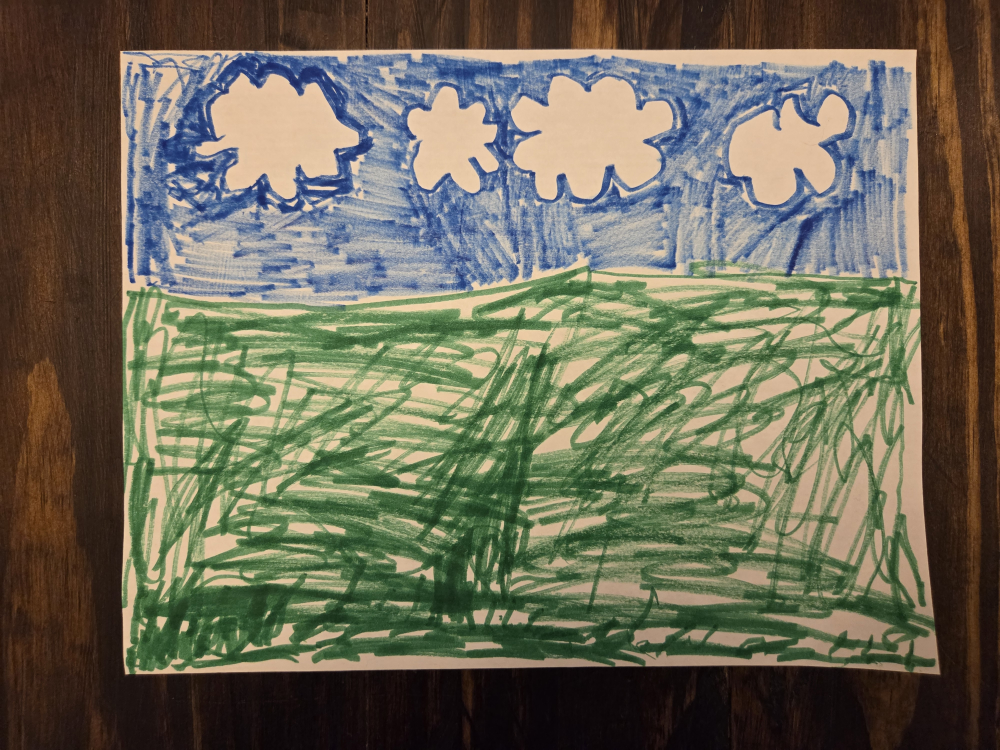
#> input picture assets/custom/img/bg.jpg, 4000 x 3000 px (shown at 1/4 size)
$ python build_bg.py
#> lines starting #> are read from the running program, lines starting #| are printed output that depends on the picture; after the words box and inside, x2 and y2 are one past the last pixel; in counts of white or black regions, pixels touching at a corner belong together
#!/usr/bin/env python3
"""
Build a game-ready background from the hand-drawn sheet photo.

  assets/custom/img/bg.jpg  ->  rectified, white-balanced art at native aspect
                                plus a top-aligned 16:9 backdrop for the 1280x720 canvas

The source is a Galaxy S25+ photo of a crayon drawing on white paper, shot on a
wooden table. What makes it awkward as a game asset, in order of how much it hurts:

  1. wooden table + photo framing around the sheet   -> perspective-warp to the sheet
  2. warm indoor light (paper photographs cream)     -> per-channel white balance
  3. 4000x3000, 3.7 MB                               -> downscale + JPEG
  4. art aspect 1.28 vs the 1.78 game canvas         -> top-aligned 16:9 crop

Nothing is redrawn, retouched, sharpened, denoised or saturation-bumped. The one
per-pixel operation is a single global per-channel gain, estimated from the
unpainted paper itself, so paper lands on PAPER_LEVEL grey-white and every crayon
colour keeps its original hue relationship. Crayon strokes, paper grain and the
clouds (which *are* unpainted paper) survive untouched in shape and detail.

Two things this deliberately does NOT do:

  * No spatial/vignette correction. Fitting a per-pixel illumination field kept
    over-boosting the paper in stroke-dense areas — the local paper estimate is
    dragged down by surrounding crayon — which clipped red and turned the gaps
    pink. Measuring the sheet showed the falloff across it is only a few levels,
    so a global gain gets the same result without the damage.
  * No alpha cut-out. The clouds are unpainted paper, so knocking white out to
    transparent would delete the clouds and speckle the whole image.

Usage:  python3 tools/build_bg.py [--preview OUTDIR]
Needs:  opencv-python-headless, numpy, pillow
        uv pip install opencv-python-headless numpy pillow
"""
import argparse
import os
import sys

import cv2
import numpy as np

ROOT = os.path.dirname(os.path.dirname(os.path.abspath(__file__)))
SRC = os.path.join(ROOT, "assets/custom/img/bg.jpg")
OUT = os.path.join(ROOT, "assets/custom/img")

PAPER_LEVEL = 228.0   # what unpainted paper is mapped to (0-255)
EDGE_TRIM = 8         # px of the sheet's own soft edge to shave off, at full res
CROP_TOP_ALIGNED = True  # 16:9 crop keeps the sky/clouds, trims the bottom of the grass


# --------------------------------------------------------------- geometry
def find_sheet(img, min_area=0.45):
    """Return the four corners of the paper (TL, TR, BR, BL) in full-res pixels.

    The connected-component pass looks for the biggest run of bright paper. On a
    drawing this dark that can latch onto one white gap *between* crayon strokes,
    which rectifies into a zoomed patch of the middle of the picture. When the
    quad it returns covers less than `min_area` of the frame, fall back to the
    paper's four edges, fitted as lines (see _find_sheet_by_edges). A plain
    bounding box is the last resort: it cannot follow a sheet the phone shot at a
    slight angle, so it keeps a sliver of table on one side and shaves paper off
    the other.
    """
    quad = _find_sheet_component(img)
    area = abs((quad[1, 0] - quad[0, 0]) * (quad[3, 1] - quad[0, 1])) / (img.shape[0] * img.shape[1])
    if area >= min_area:
        return quad
    edges = _find_sheet_by_edges(img)
    if edges is not None:
        print("  sheet detection: component covered only %.0f%% of the frame -> "
              "fitting the paper's four edges instead" % (100 * area))
        return edges
    print("  sheet detection: component covered only %.0f%% of the frame -> "
          "using the paper bounding box instead" % (100 * area))
    return _find_sheet_bbox(img)


# [100 lines left out: functions _paper_mask, _robust_line, _find_sheet_by_edges, _find_sheet_bbox, not called in this run]


def _find_sheet_component(img):
    H, W = img.shape[:2]
    s = 2000.0 / W
    small = cv2.resize(img, (2000, int(round(H * s))), interpolation=cv2.INTER_AREA)
    g = cv2.cvtColor(small, cv2.COLOR_BGR2GRAY)
    bright = cv2.morphologyEx((g > 130).astype(np.uint8) * 255, cv2.MORPH_CLOSE,
                              np.ones((11, 11), np.uint8))
    _, lab, stats, _ = cv2.connectedComponentsWithStats(bright, 8)
    i = 1 + int(np.argmax(stats[1:, cv2.CC_STAT_AREA]))
    mask = cv2.morphologyEx((lab == i).astype(np.uint8) * 255, cv2.MORPH_CLOSE,
                            np.ones((9, 9), np.uint8))
    c = max(cv2.findContours(mask, cv2.RETR_EXTERNAL, cv2.CHAIN_APPROX_SIMPLE)[0],
            key=cv2.contourArea)
    hull = cv2.convexHull(c)
    pts = cv2.approxPolyDP(hull, 0.02 * cv2.arcLength(hull, True), True).reshape(-1, 2).astype(np.float32)
    s1, d1 = pts[:, 0] + pts[:, 1], pts[:, 0] - pts[:, 1]
    quad = np.array([pts[np.argmin(s1)], pts[np.argmax(d1)],
                     pts[np.argmax(s1)], pts[np.argmin(d1)]], np.float32)
    return quad / s


def rectify(img, quad, inset=EDGE_TRIM):
    """Perspective-warp the sheet flat, shaving `inset` px of soft paper edge."""
    wA = np.linalg.norm(quad[1] - quad[0]); wB = np.linalg.norm(quad[2] - quad[3])
    hA = np.linalg.norm(quad[3] - quad[0]); hB = np.linalg.norm(quad[2] - quad[1])
    ow, oh = int(round(max(wA, wB))), int(round(max(hA, hB)))
    dst = np.array([[0, 0], [ow - 1, 0], [ow - 1, oh - 1], [0, oh - 1]], np.float32)
    out = cv2.warpPerspective(img, cv2.getPerspectiveTransform(quad, dst), (ow, oh),
                              flags=cv2.INTER_CUBIC)
    return out[inset:oh - inset, inset:ow - inset]


def trim_paper_rim(img, thr=0.50, cap=0.015):
    """Shave the white paper rim the crayon never reached, per edge.

    The sheet's own edge shows as rows/columns that are mostly bare paper. Left in,
    they read as "photo of a sheet" rather than a painted backdrop. Only the edges
    are touched, and only as far as the rim actually runs (capped, so a pale patch
    of sky can never trigger a deep cut).
    """
    lab = cv2.cvtColor(img, cv2.COLOR_BGR2LAB)
    L = lab[:, :, 0].astype(np.float32)
    ch = np.hypot(lab[:, :, 1].astype(np.float32) - 128, lab[:, :, 2].astype(np.float32) - 128)
    paper = ((L > 200) & (ch < 25)).astype(np.float32)
    rows, cols = paper.mean(axis=1), paper.mean(axis=0)

    def run(p):
        n, lim = len(p), int(len(p) * cap)
        i = 0
        while i < lim and p[i] > thr:
            i += 1
        j = n - 1
        while j > n - 1 - lim and p[j] > thr:
            j -= 1
        return i, n - 1 - j

    top, bottom = run(rows)
    left, right = run(cols)
    if top + bottom >= img.shape[0] - 32 or left + right >= img.shape[1] - 32:
        return img, (0, 0, 0, 0)          # refuse a nonsense cut
    return img[top:img.shape[0] - bottom, left:img.shape[1] - right], (top, bottom, left, right)


# --------------------------------------------------------------- colour
def paper_pixels(img):
    """Unpainted paper: bright and fairly neutral. ~18% of this sheet."""
    lab = cv2.cvtColor(img, cv2.COLOR_BGR2LAB)
    L = lab[:, :, 0]
    a = lab[:, :, 1].astype(np.float32) - 128
    b = lab[:, :, 2].astype(np.float32) - 128
    chroma = np.sqrt(a * a + b * b)
    m = ((L > np.percentile(L, 80)) & (chroma < 30)).astype(np.uint8)
    return cv2.morphologyEx(m, cv2.MORPH_OPEN, np.ones((5, 5), np.uint8))


def white_balance(img, mask, target=PAPER_LEVEL):
    """One global gain per channel so the paper median becomes neutral `target`."""
    med = np.array([np.median(img[:, :, c][mask > 0]) for c in range(3)], np.float64)
    gains = target / np.maximum(med, 1)
    return np.clip(img.astype(np.float32) * gains, 0, 255), med, gains


# --------------------------------------------------------------- output
def save_jpeg(path, img, quality):
    ok = cv2.imwrite(path, img.astype(np.uint8),
                     [cv2.IMWRITE_JPEG_QUALITY, quality, cv2.IMWRITE_JPEG_OPTIMIZE, 1])
    if not ok:
        sys.exit("failed to write " + path)
    print("  %-38s %5dx%-5d %6.0f KB" % (os.path.basename(path), img.shape[1],
                                         img.shape[0], os.path.getsize(path) / 1024))


def main():
    ap = argparse.ArgumentParser()
    ap.add_argument("--preview", metavar="OUTDIR", help="write diagnostic images here")
    # Default behaviour builds the meadow from assets/custom/img/bg.jpg. Point
    # --src/--out16 at another sheet to get just its 16:9 backdrop.
    ap.add_argument("--src", default=SRC, help="photo of the drawing (default: the meadow)")
    ap.add_argument("--out16", metavar="PATH", help="write only this 16:9 file")
    ap.add_argument("--rotate", type=int, default=0, choices=[0, 90, 180, 270],
                    help="rotate the photo clockwise before anything else (default 0). "
                         "Needed when the phone stored the sensor frame and set only an "
                         "EXIF orientation tag: the sheet then rectifies sideways.")
    ap.add_argument("--bias", type=float, default=0.0,
                    help="fraction of the 16:9 crop's lost height taken from the TOP "
                         "(0 = keep the sky, 1 = keep the ground)")
    args = ap.parse_args()
    src = args.src

    from PIL import Image
    # PIL on purpose: cv2.imread() honours this file's EXIF orientation tag (6) and
    # would rotate it a quarter turn. The stored pixels are already upright.
    img = cv2.cvtColor(np.asarray(Image.open(src).convert("RGB")), cv2.COLOR_RGB2BGR)
    if args.rotate:
        img = cv2.rotate(img, {90: cv2.ROTATE_90_CLOCKWISE,
                               180: cv2.ROTATE_180,
                               270: cv2.ROTATE_90_COUNTERCLOCKWISE}[args.rotate])
        print("rotated %d deg clockwise" % args.rotate)
    print("source %dx%d" % (img.shape[1], img.shape[0]))
#| source 4000x3000

    quad = find_sheet(img)
#> in _find_sheet_component, `bright = cv2.morphologyEx((g > 130).astype(np.uint8) * 255, cv2.MORPH_..`:
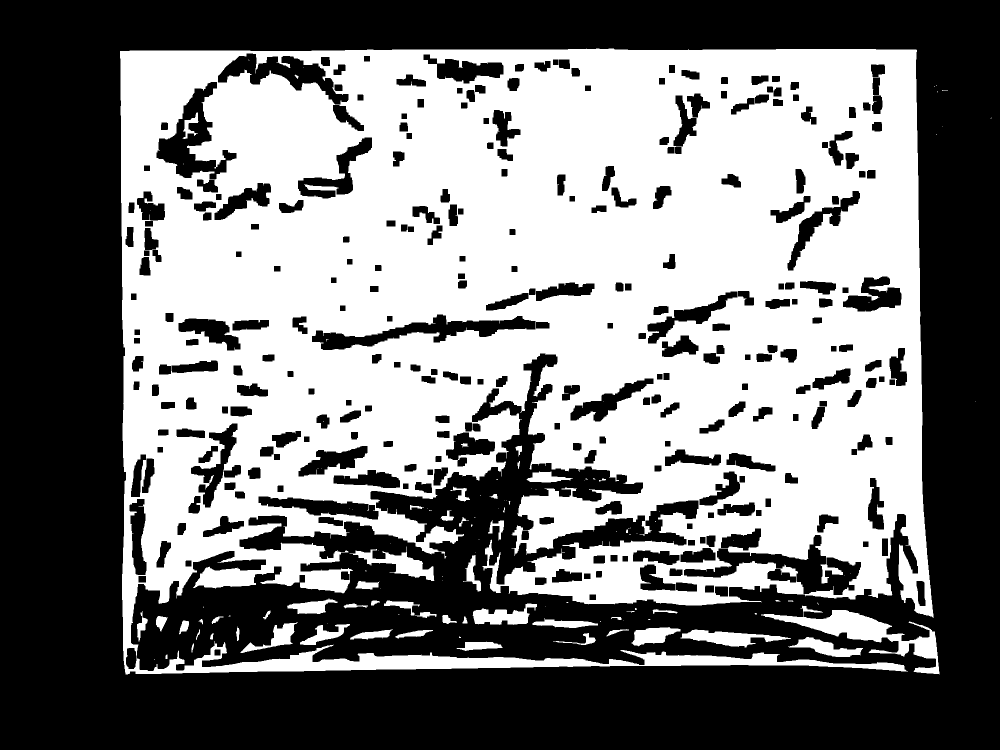
#> bright: shape (1500, 2000) (shown at 1/2 size); 48.8% white; 125 white regions (70 under 20 px), largest, box (x1, y1, x2, y2) and area: (240, 97, 1867, 1349) 1418845, (1522, 1211, 1879, 1349) 11677, (699, 1093, 869, 1162) 3676
#> in _find_sheet_component, `_, lab, stats, _ = cv2.connectedComponentsWithStats(bright, 8)`:
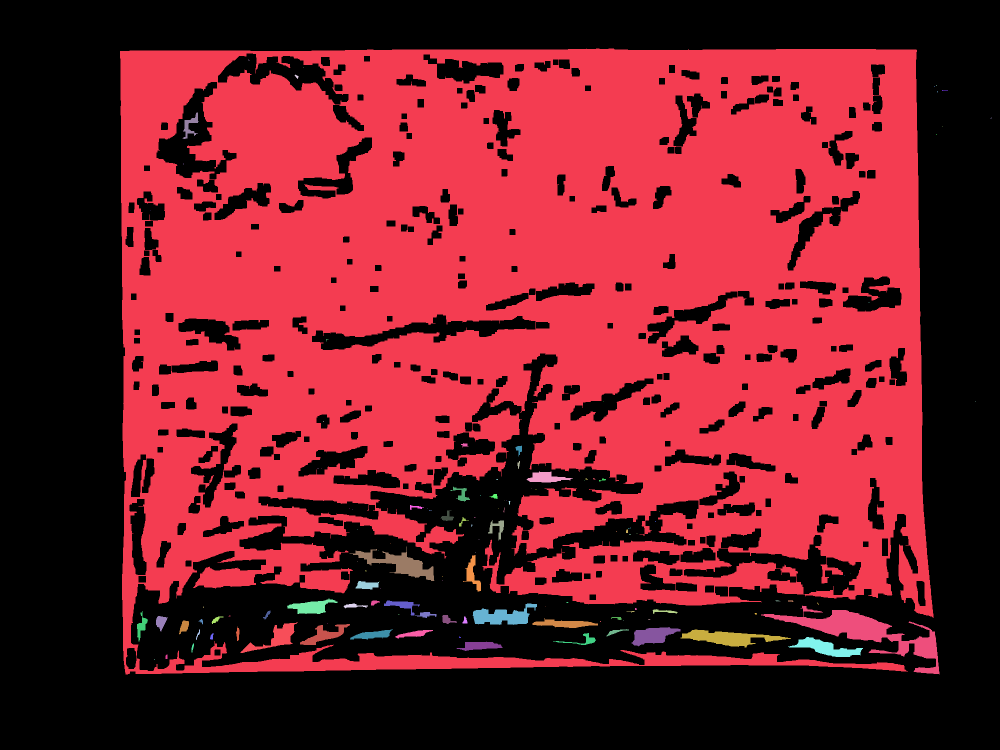
#> lab: shape (1500, 2000) int32 (shown at 1/2 size); 126 distinct labels, from 0 to 125; one colour per label, 0 black
#> in _find_sheet_component, `_, lab, stats, _ = cv2.connectedComponentsWithStats(bright, 8)`: stats = 126 rows, first 6: [0, 0, 2000, 1500, 1535635], [240, 97, 1627, 1252, 1418845], [497, 119, 2, 2, 3], [606, 135, 1, 1, 1], [589, 149, 8, 9, 33], [1872, 170, 2, 1, 2]
#> in _find_sheet_component, `i = 1 + int(np.argmax(stats[1:, cv2.CC_STAT_AREA]))`: i = 1
#> in _find_sheet_component, `c = max(cv2.findContours(mask, cv2.RETR_EXTERNAL, cv2.CHAIN_APPROX_SIM..`: c = contour of 3447 points, box (x1, y1, x2, y2) (240, 97, 1867, 1349), area 1646435
#> in _find_sheet_component, `hull = cv2.convexHull(c)`: hull = contour of 18 points, box (x1, y1, x2, y2) (240, 97, 1867, 1349), area 2002375
#> in _find_sheet_component, `pts = cv2.approxPolyDP(hull, 0.02 * cv2.arcLength(hull, True), True).r..`: pts = [[1833, 100], [1815, 1342], [251, 1348], [240, 102]]
#> in _find_sheet_component, `s1, d1 = pts[:, 0] + pts[:, 1], pts[:, 0] - pts[:, 1]`: s1 = [1933, 3157, 1599, 342]; d1 = [1733, 473, -1097, 138]
#> in _find_sheet_component, `quad = np.array([pts[np.argmin(s1)], pts[np.argmax(d1)], pts[np.argmax..`: quad = [[240, 102], [1833, 100], [1815, 1342], [251, 1348]]
#> in find_sheet, `quad = _find_sheet_component(img)`: quad = [[480, 204], [3666, 200], [3630, 2684], [502, 2696]]
#> in find_sheet, `area = abs((quad[1, 0] - quad[0, 0]) * (quad[3, 1] - quad[0, 1])) / (i..`: area = 0.662
    print("sheet corners %s" % np.round(quad, 0).astype(int).tolist())
#| sheet corners [[480, 204], [3666, 200], [3630, 2684], [502, 2696]]
    art = rectify(img, quad)
#> in rectify, `wA = np.linalg.norm(quad[1] - quad[0])`: wA = 3186
#> in rectify, `wB = np.linalg.norm(quad[2] - quad[3])`: wB = 3128
#> in rectify, `hA = np.linalg.norm(quad[3] - quad[0])`: hA = 2492.1
#> in rectify, `hB = np.linalg.norm(quad[2] - quad[1])`: hB = 2484.3
#> in rectify, `ow, oh = int(round(max(wA, wB))), int(round(max(hA, hB)))`: ow = 3186; oh = 2492
#> in rectify, `dst = np.array([[0, 0], [ow - 1, 0], [ow - 1, oh - 1], [0, oh - 1]], n..`: dst = [[0, 0], [3185, 0], [3185, 2491], [0, 2491]]
    print("rectified %dx%d (aspect %.3f), %d px of soft edge trimmed"
          % (art.shape[1], art.shape[0], art.shape[1] / art.shape[0], EDGE_TRIM))
#| rectified 3170x2476 (aspect 1.280), 8 px of soft edge trimmed

    mask = paper_pixels(art)
    clean_f, med, gains = white_balance(art, mask)
#> in white_balance, `med = np.array([np.median(img[:, :, c][mask > 0]) for c in range(3)], ..`: med = [164, 197, 226]
#> in white_balance, `gains = target / np.maximum(med, 1)`: gains = [1.39, 1.16, 1.01]
#> med = [164, 197, 226]; gains = [1.39, 1.16, 1.01]
    clean = clean_f.astype(np.uint8)
    print("paper pixels %.1f%%  median BGR %s -> %s"
          % (100 * mask.mean(), med.astype(int).tolist(),
             np.median(clean[mask > 0], axis=0).astype(int).tolist()))
#| paper pixels 17.6%  median BGR [164, 197, 226] -> [227, 227, 228]
    print("white balance gains BGR %s" % np.round(gains, 3).tolist())
#| white balance gains BGR [1.39, 1.157, 1.009]

    clean, rim = trim_paper_rim(clean)
#> in trim_paper_rim, `rows, cols = paper.mean(axis=1), paper.mean(axis=0)`: rows = 2476 values, max 0.945 at index 0, min 0.00789 at index 2221, mean 0.281; cols = 3170 values, max 0.692 at index 8, min 0.0864 at index 3133, mean 0.281
#> in run, `n, lim = len(p), int(len(p) * cap)`: n = 2476; lim = 37
#> the loop in run, `while i < lim and p[i] > thr:` made 32 passes
#> after the loop in run, `while i < lim and p[i] > thr:`: i = 32
#> in run, `j = n - 1`: j = 2475
#> in trim_paper_rim, `top, bottom = run(rows)`: top = 32; bottom = 0
#> the loop in run (call 2), `while i < lim and p[i] > thr:` made 15 passes
#> the loop in run (call 2), `while j > n - 1 - lim and p[j] > thr:` made 17 passes
#> j on passes 1 to 8: 3168, 3167, 3166, 3165, 3164, 3163, 3162, 3161
#> in trim_paper_rim, `left, right = run(cols)`: left = 15; right = 17
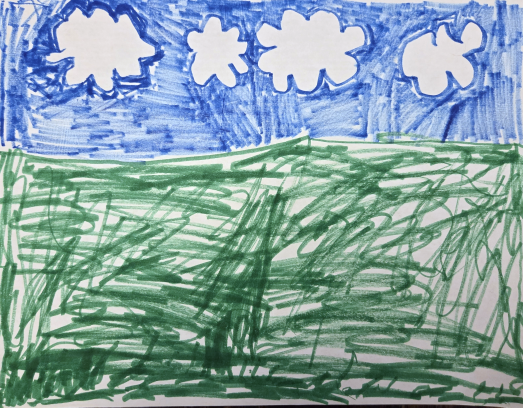
#> clean: shape (2444, 3138, 3) (shown at 1/6 size); mean B, G, R 164.2, 161.7, 132.7
#> rim = (32, 0, 15, 17)
    print("paper rim trimmed T%d B%d L%d R%d -> %dx%d (aspect %.3f)"
          % (*rim, clean.shape[1], clean.shape[0], clean.shape[1] / clean.shape[0]))
#| paper rim trimmed T32 B0 L15 R17 -> 3138x2444 (aspect 1.284)


    lab = cv2.cvtColor(art, cv2.COLOR_BGR2LAB)
    chroma = np.hypot(lab[:, :, 1].astype(np.float32) - 128, lab[:, :, 2].astype(np.float32) - 128)
    clip = clean_f.max(axis=2) >= 254.9
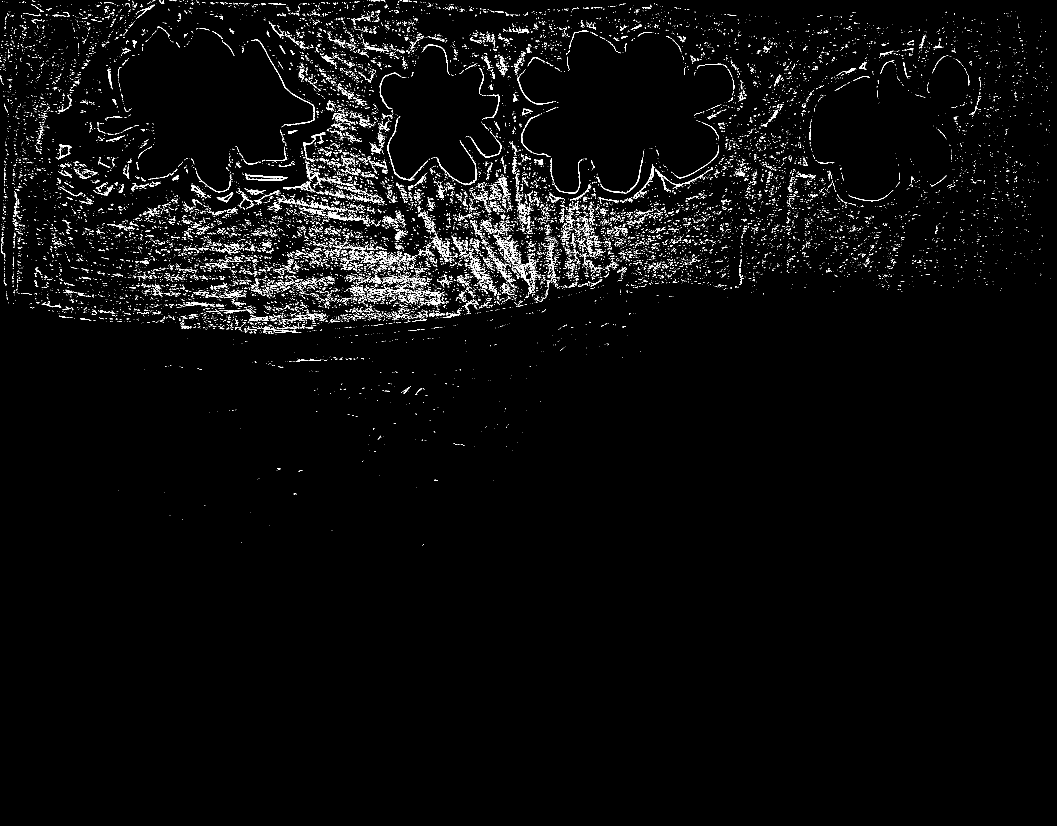
#> clip: shape (2476, 3170) bool (shown at 1/3 size); 2.3% white in thin lines or dots, all inside (x1, y1, x2, y2) = (0, 0, 3155, 1637)
    print("clipped %.2f%% of image (%.2f%% of crayon pixels)"
          % (100 * clip.mean(), 100 * clip[chroma >= 30].mean() if (chroma >= 30).any() else 0))
#| clipped 2.28% of image (0.00% of crayon pixels)

    # ---- outputs
    t, b, l, r = rim
#> t = 32; b = 0; l = 15; r = 17
    art_cropped = art[t:art.shape[0] - b, l:art.shape[1] - r]
    h16 = int(round(clean.shape[1] / (16 / 9)))
    spare = clean.shape[0] - h16
    y0 = int(round(max(0, spare) * max(0.0, min(1.0, args.bias))))
    cover = clean[y0:y0 + h16]
    print("16:9 crop from y=%d of %d spare px (bias %.2f from top)" % (y0, spare, args.bias))
#| 16:9 crop from y=0 of 679 spare px (bias 0.00 from top)

    if args.out16:
        save_jpeg(args.out16,
                  cv2.resize(cover, (1920, 1080), interpolation=cv2.INTER_AREA), 90)
        return

    save_jpeg(os.path.join(OUT, "bg_art.jpg"), clean, 92)
#|   bg_art.jpg                              3138x2444    2215 KB
    save_jpeg(os.path.join(OUT, "bg_art_16x9.jpg"),
              cv2.resize(cover, (1920, 1080), interpolation=cv2.INTER_AREA), 90)
#|   bg_art_16x9.jpg                         1920x1080     658 KB

    alt = os.path.join(OUT, "alt")
    os.makedirs(alt, exist_ok=True)
    save_jpeg(os.path.join(alt, "bg_art_16x9_photo-colours.jpg"),
              cv2.resize(art_cropped[y0:y0 + h16], (1920, 1080),
                         interpolation=cv2.INTER_AREA), 90)
#> call 3 of save_jpeg, with quality = 90
#> in save_jpeg (call 3), `ok = cv2.imwrite(path, img.astype(np.uint8), [cv2.IMWRITE_JPEG_QUALITY..`:
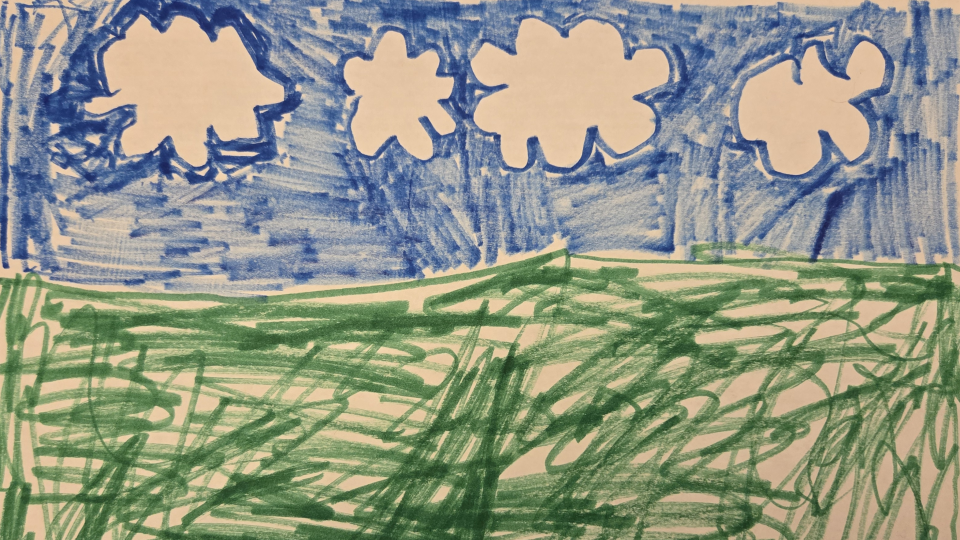
#> saved as bg_art_16x9_photo-colours.jpg: shape (1080, 1920, 3) (shown at 1/2 size); mean B, G, R 133.1, 150.1, 143.7
#|   bg_art_16x9_photo-colours.jpg           1920x1080     629 KB

    if args.preview:
        os.makedirs(args.preview, exist_ok=True)
        # [4 lines left out: function wr, not called in this run]
        wr("01_rectified.png", art)
        wr("02_clean.png", clean)
        wr("03_paper-mask.png", mask * 255)
        wr("04_16x9.jpg", cover, 1280)
        print("previews ->", args.preview)


if __name__ == "__main__":
    main()
